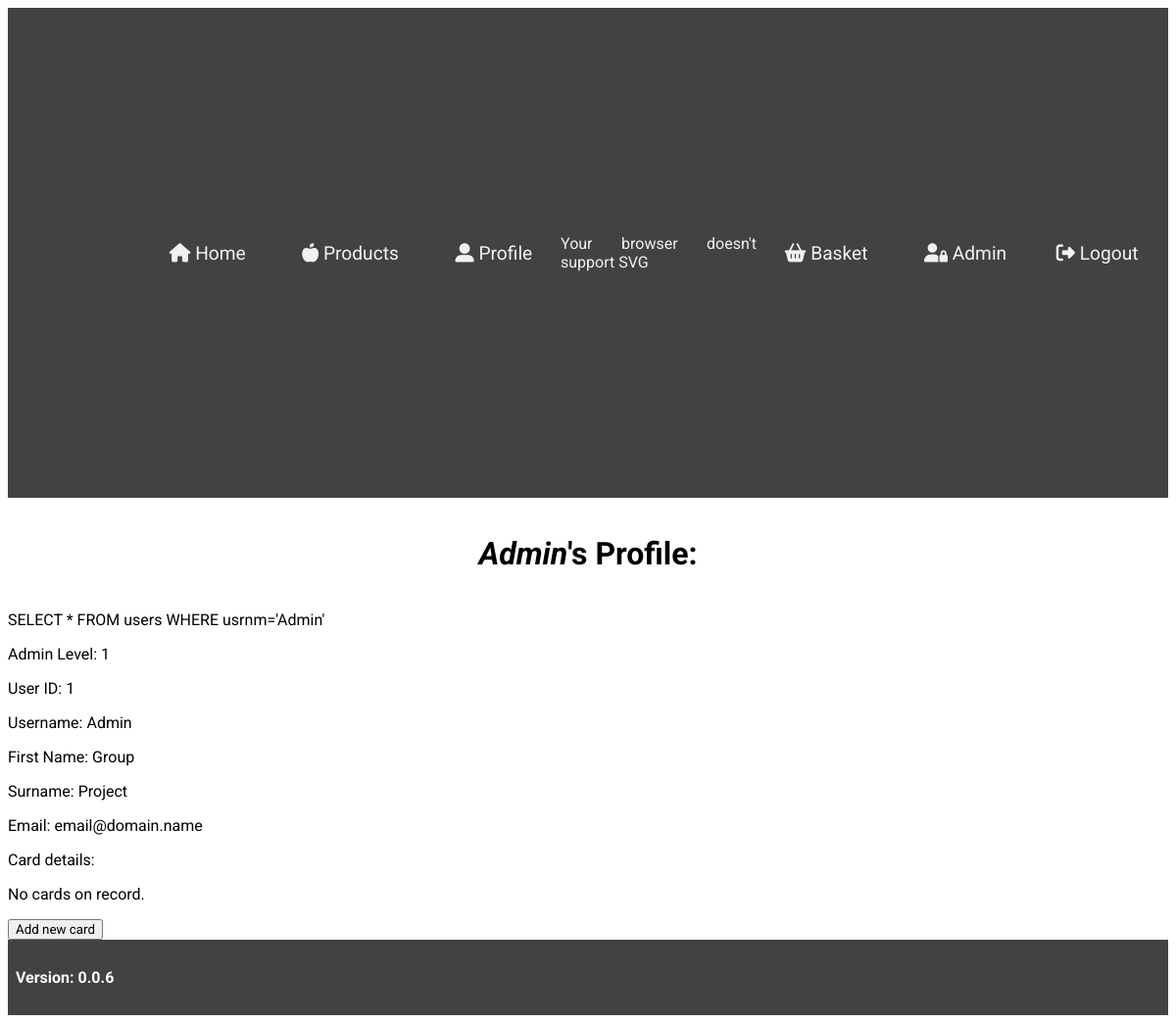
Before: /profile.php (signed in) with the older database file.
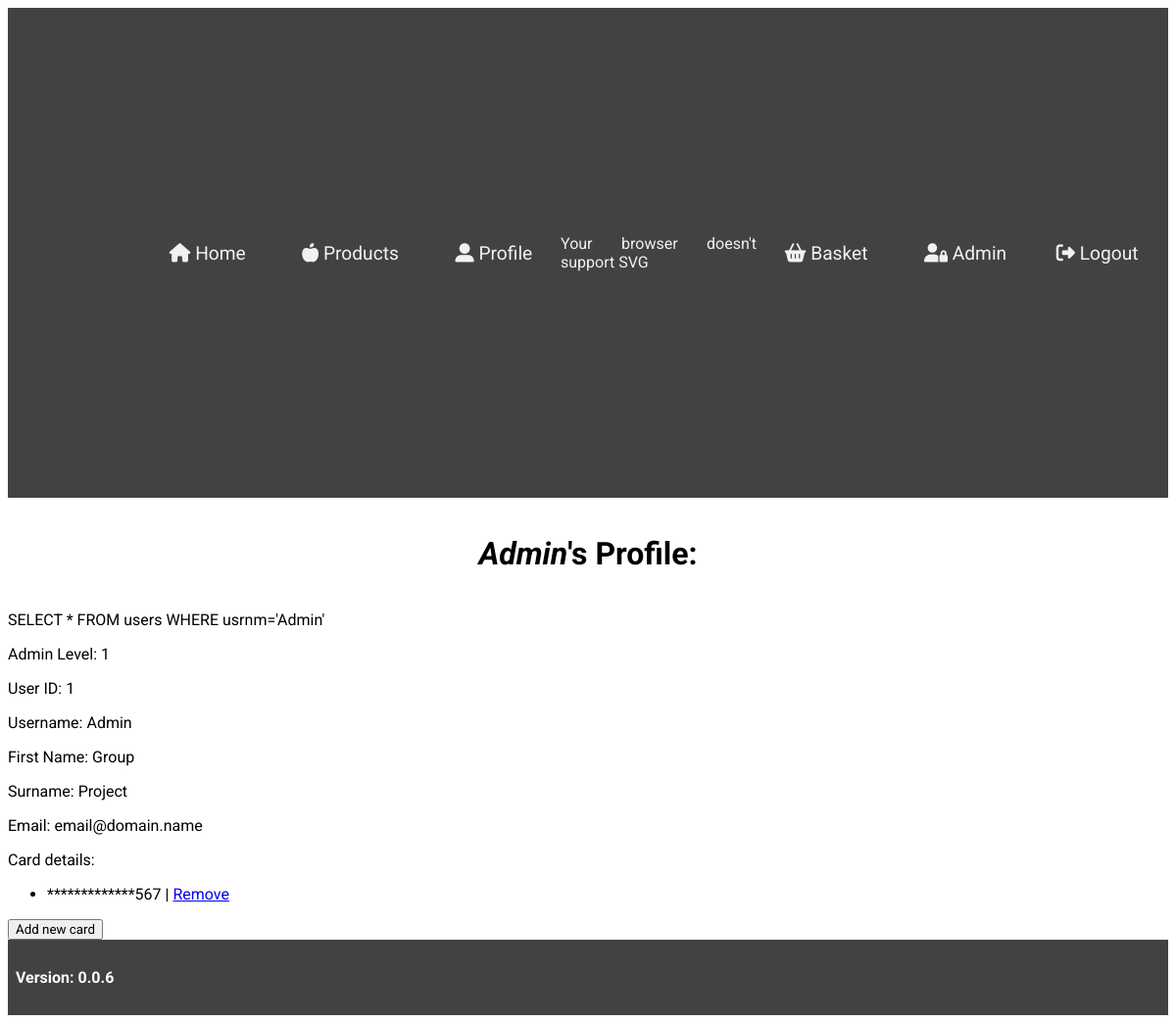
After: the same page with the newer database file.
### tables this page shows
CREATE TABLE `card_details` (
  `id` int(11) NOT NULL,
  `userID` int(11) NOT NULL,
  `cardNumber` varchar(16) NOT NULL,
  `securityCode` varchar(3) NOT NULL,
  `expiry` date NOT NULL,
  `created` date NOT NULL DEFAULT current_timestamp()
);

### profile.php (the view, shortened to what this page needs)
<?php
    require './includes/header.php';
	echo "<h1 class=\"header\"><i>".$_SESSION['usrnm']."</i>'s Profile:</h1>";
	$search = "SELECT * FROM users WHERE usrnm='".$_SESSION['usrnm']."'";
	$result = $conn->query($search);
	echo $search;
	if(!$result)
	{
		die($conn->error);
	}
	else
	{
		$result = $result->fetch_assoc();
	}
	echo "<p>Admin Level: ".$result['usrType']."</p>";
	echo "<p>User ID: ".$result['id']."</p>";
	echo "<p>Username: ".$result['usrnm']."</p>";
	echo "<p>First Name: ".$result['fName']."</p>";
	echo "<p>Surname: ".$result['sName']."</p>";
	echo "<p>Email: ".$result['email']."</p>";
	$search = "SELECT * FROM card_details WHERE userID=".$_SESSION['id'];
	$result = $conn->query($search);
	echo "<p>Card details: </p>";
	if($result->num_rows > 0)
	{
		echo "<ul>";
			while($row = $result->fetch_assoc())
			{
				echo "<li>*************".substr($row['cardNumber'], -3)." | <a href='removecard.php?id=".$row['id']."'>Remove</a></li>";
			}
		echo "</ul>";
	}
	else
	{
		echo "<p>No cards on record.</p>";
	}
	echo "<a href='addCard.php'><button>Add new card</button></a>";
	include './includes/footer.php';
?>

Changed rows visible on the page:
added card_details: cardNumber "567"
Other visible differences:
text no longer shown: "No cards on record."
